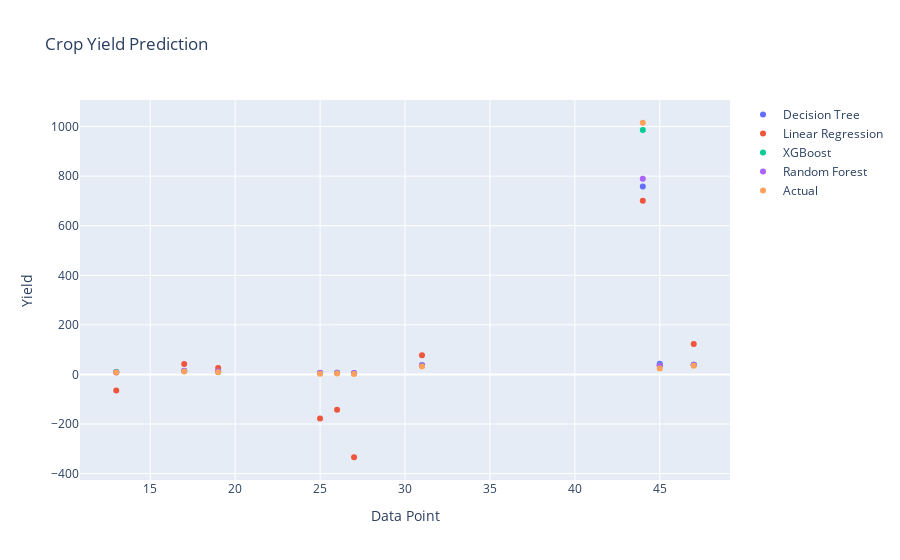

The code cell stored with this chart in its notebook:
### Markdown cell above
## ◾ Visulizing the result

### Code cell
fig = go.Figure()

for model_name, y_pred in predictions.items():
    fig.add_trace(go.Scatter(
        x=y_test.index,
        y=y_pred,
        mode='markers',
        name=model_name
    ))
fig.add_trace(go.Scatter(
    x=y_test.index,
    y=y_test,
    mode='markers',
    name='Actual'
))
fig.update_layout(
    title='Crop Yield Prediction',
    xaxis_title='Data Point',
    yaxis_title='Yield',
)
fig.show()

### Figure 1 — Plotly figure (JSON) as saved in the notebook; plotly's stock layout.template omitted (floating-point values rounded to 4 significant figures)
{"data": [{"mode": "markers", "name": "Decision Tree", "type": "scatter", "x": [13, 45, 47, 44, 17, 27, 26, 25, 31, 19], "y": [9.59, 42.95, 39.04, 757.9, 13.45, 4.71, 5.9, 5.9, 36.61, 12.69]}, {"mode": "markers", "name": "Linear Regression", "type": "scatter", "x": [13, 45, 47, 44, 17, 27, 26, 25, 31, 19], "y": [-64.96, 34.56, 123.0, 700.5, 42.16, -334.1, -142.6, -177.9, 77.05, 26.25]}, {"mode": "markers", "name": "XGBoost", "type": "scatter", "x": [13, 45, 47, 44, 17, 27, 26, 25, 31, 19], "y": [9.997, 37.79, 39.09, 986.2, 13.92, 4.458, 6.483, 5.898, 37.39, 9.679]}, {"mode": "markers", "name": "Random Forest", "type": "scatter", "x": [13, 45, 47, 44, 17, 27, 26, 25, 31, 19], "y": [8.202, 36.61, 38.76, 789.7, 14.49, 5.976, 6.998, 6.459, 36.81, 12.68]}, {"mode": "markers", "name": "Actual", "type": "scatter", "x": [13, 45, 47, 44, 17, 27, 26, 25, 31, 19], "y": [8.05, 23.59, 34.99, 1015.0, 11.98, 1.32, 4.05, 3.01, 32.42, 9.33]}], "layout": {"title": {"text": "Crop Yield Prediction"}, "xaxis": {"title": {"text": "Data Point"}}, "yaxis": {"title": {"text": "Yield"}}}}
